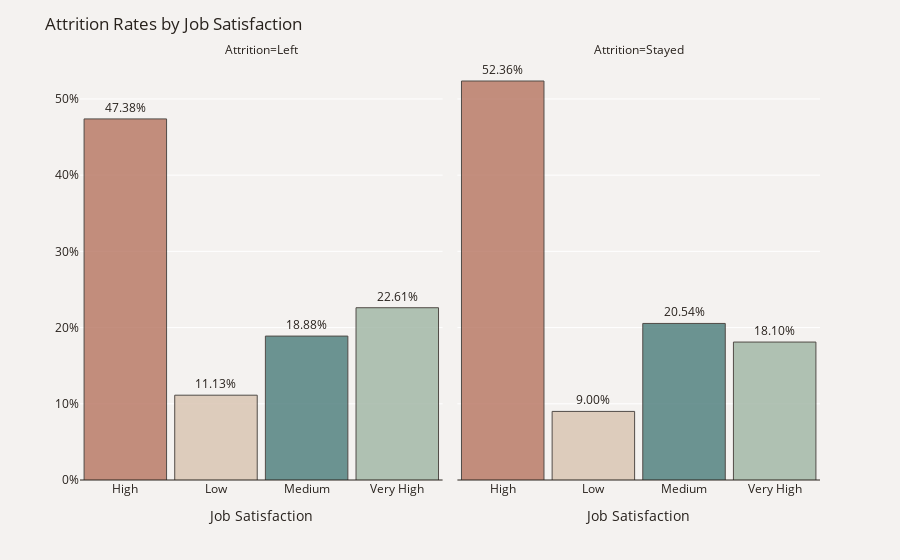

The notebook cell saved with this chart:
### Markdown cell above
*Commentaires*

###### Graphique des Femmes (Premier Graphique)

**Couleurs:**
- Vert pour les employées restées
- Violet pour celles qui ont quitté

**Observations:**
Pour les femmes, les taux d'attrition augmentent lorsque l'équilibre travail-vie est jugé "fair" (équitable) par rapport à "good" (bon). Cela suggère qu'une perception moins bonne de cet équilibre pourrait être liée à une probabilité accrue de départ.

**Détails Importants:**
Le pic d'attrition à 63% pour un équilibre jugé "fair" souligne des problèmes potentiels dans les conditions de travail où les politiques de l'entreprise, qui pourraient affecter négativement l'engagement des employées.

###### Graphique des Hommes (Deuxième Graphique)

**Observations:**
La tendance est similaire chez les hommes, avec des taux d'attrition élevés pour ceux qui perçoivent un équilibre "poor" (médiocre). Le taux d'attrition diminue avec l'amélioration perçue de l'équilibre travail-vie.

**Détails Importants:**
Un équilibre travail-vie jugé "good" montre toujours un taux d'attrition relativement élevé chez les hommes (56%), suggérant que d'autres facteurs pourraient également jouer un rôle dans leur décision de quitter.

###### Reformulation des Explications

###### Graphique des Femmes (Premier Graphique)

**Couleurs:**
- Vert pour les employées restées
- Violet pour celles qui ont quitté

**Observations:**
Pour les femmes, les taux d'attrition augmentent lorsque l'équilibre travail-vie est jugé "fair" (équitable) par rapport à "good" (bon). Cela suggère qu'une perception moins bonne de cet équilibre pourrait être liée à une probabilité accrue de départ.

**Détails Importants:**
Le pic d'attrition à 63% pour un équilibre jugé "fair" souligne des problèmes potentiels dans les conditions de travail ou les politiques de l'entreprise, qui pourraient affecter négativement l'engagement des employées.

###### Graphique des Hommes (Deuxième Graphique)

**Observations:**
La tendance est similaire chez les hommes, avec des taux d'attrition élevés pour ceux qui perçoivent un équilibre "poor" (médiocre). Le taux d'attrition diminue avec l'amélioration perçue de l'équilibre travail-vie.

**Détails Importants:**
Un équilibre travail-vie jugé "good" montre toujours un taux d'attrition relativement élevé chez les hommes (56%), suggérant que d'autres facteurs pourraient également jouer un rôle dans leur décision de quitter.

### Code cell
import pandas as pd
import plotly.express as px

data = df_combined.copy()

# Vérifier les noms des colonnes
print(data.columns)

job_satisfaction = 'Job Satisfaction'  # Remplacez par le nom correct si nécessaire

# Calculer les taux d'attrition en fonction de la satisfaction au travail
plot_df = data.groupby(['Attrition'])['Job Satisfaction'].value_counts(normalize=True)
plot_df = plot_df.mul(100).rename('Percent').reset_index().sort_values('Job Satisfaction')

# Remplacer les valeurs de JobSatisfaction par leurs catégories respectives
plot_df['Job Satisfaction'] = pd.Categorical(plot_df['Job Satisfaction'], categories=["Low", "Medium", "High", "Very High"], ordered=True)

# Créer le graphique à barres
fig = px.bar(plot_df, x='Job Satisfaction', y='Percent', text='Percent', opacity=0.8,
             facet_col="Attrition", category_orders={"Attrition": ["Left", "Stayed"]})

# Mettre à jour les traces pour améliorer l'apparence du graphique
fig.update_traces(texttemplate='%{text:.2f}%', textposition='outside',
                  marker_color=['#B6735F', '#D7C2B0', '#497B7A', '#9EB5A3'],
                  marker_line=dict(width=1, color='#28221D'))

# Mettre à jour les axes et la mise en page du graphique
fig.update_yaxes(title="", zeroline=True, zerolinewidth=1, zerolinecolor='#28221D', ticksuffix='%')
fig.update_layout(title_text='Attrition Rates by Job Satisfaction', bargap=.09, font_color='#28221D',
                  xaxis_title='Job Satisfaction', paper_bgcolor='#F4F2F0', plot_bgcolor='#F4F2F0')

# Afficher le graphique
fig.show()

### Figure 1 — Plotly figure (JSON) as saved in the notebook; plotly's stock layout.template omitted (floating-point values rounded to 4 significant figures)
{"data": [{"alignmentgroup": "True", "hovertemplate": "Attrition=Left<br>Job Satisfaction=%{x}<br>Percent=%{text}<extra></extra>", "legendgroup": "", "marker": {"color": ["#B6735F", "#D7C2B0", "#497B7A", "#9EB5A3"], "line": {"color": "#28221D", "width": 1}, "opacity": 0.8, "pattern": {"shape": ""}}, "name": "", "offsetgroup": "", "orientation": "v", "showlegend": false, "text": [47.38, 11.13, 18.88, 22.61], "textposition": "outside", "texttemplate": "%{text:.2f}%", "type": "bar", "x": ["High", "Low", "Medium", "Very High"], "xaxis": "x", "y": [47.38, 11.13, 18.88, 22.61], "yaxis": "y"}, {"alignmentgroup": "True", "hovertemplate": "Attrition=Stayed<br>Job Satisfaction=%{x}<br>Percent=%{text}<extra></extra>", "legendgroup": "", "marker": {"color": ["#B6735F", "#D7C2B0", "#497B7A", "#9EB5A3"], "line": {"color": "#28221D", "width": 1}, "opacity": 0.8, "pattern": {"shape": ""}}, "name": "", "offsetgroup": "", "orientation": "v", "showlegend": false, "text": [52.36, 8.999, 20.54, 18.1], "textposition": "outside", "texttemplate": "%{text:.2f}%", "type": "bar", "x": ["High", "Low", "Medium", "Very High"], "xaxis": "x2", "y": [52.36, 8.999, 20.54, 18.1], "yaxis": "y2"}], "layout": {"annotations": [{"font": {}, "showarrow": false, "text": "Attrition=Left", "x": 0.245, "xanchor": "center", "xref": "paper", "y": 1, "yanchor": "bottom", "yref": "paper"}, {"font": {}, "showarrow": false, "text": "Attrition=Stayed", "x": 0.755, "xanchor": "center", "xref": "paper", "y": 1, "yanchor": "bottom", "yref": "paper"}], "bargap": 0.09, "barmode": "relative", "font": {"color": "#28221D"}, "legend": {"tracegroupgap": 0}, "margin": {"t": 60}, "paper_bgcolor": "#F4F2F0", "plot_bgcolor": "#F4F2F0", "title": {"text": "Attrition Rates by Job Satisfaction"}, "xaxis": {"anchor": "y", "domain": [0, 0.49], "title": {"text": "Job Satisfaction"}}, "xaxis2": {"anchor": "y2", "domain": [0.51, 1], "matches": "x", "title": {"text": "Job Satisfaction"}}, "yaxis": {"anchor": "x", "domain": [0, 1], "ticksuffix": "%", "title": {"text": ""}, "zeroline": true, "zerolinecolor": "#28221D", "zerolinewidth": 1}, "yaxis2": {"anchor": "x2", "domain": [0, 1], "matches": "y", "showticklabels": false, "ticksuffix": "%", "title": {"text": ""}, "zeroline": true, "zerolinecolor": "#28221D", "zerolinewidth": 1}}}
